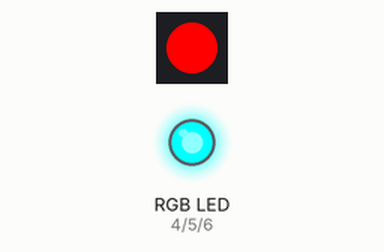
Simulated run of this sketch. Board: Arduino Uno, built with avr-gcc and run on an emulated ATmega328P. Shown: 1 RGB LEDs in strip order, left to right, an RGB LED mixed from three pins (HIGH = lit). Dim RGB values are drawn brighter than linear.

Above: at 0.1 s.
At 9.91 s:
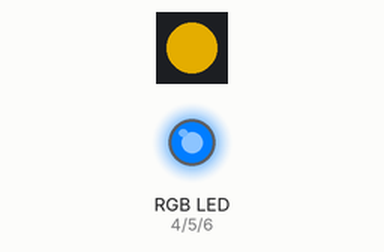
At 14.91 s:
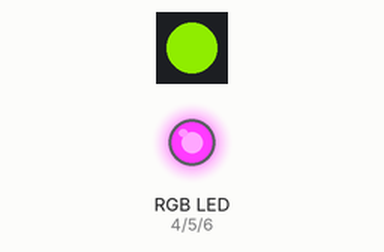
At 19.92 s:
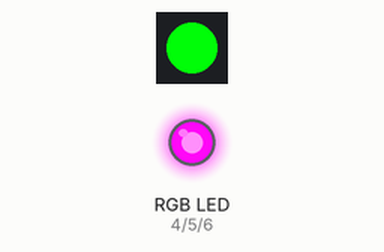
At 29.73 s:
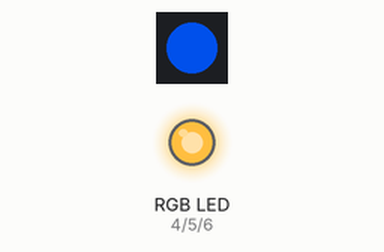
At 39.74 s:
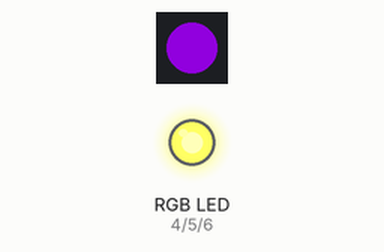
Timing chart, 0 to 40.0 s (numbered marks = the images above):
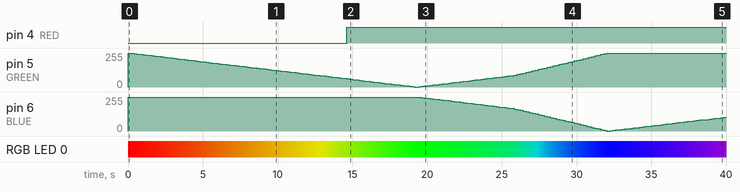

Measured:
- by itself, pin 4 (RED): LOW → HIGH at 14.6 s
- by itself, pin 6 (BLUE): 255/255 → 253/255 at 19.4 s, → 250/255 0.20 s later, → 247/255 0.20 s later, → 245/255 0.20 s later, … (103 changes in this stretch)
- by itself, pin 5 (GREEN): 255/255 → 253/255 at 0.20 s, → 250/255 0.20 s later, → 247/255 0.20 s later, → 245/255 0.20 s later, … (160 changes in this stretch)

The sketch:

Test_Light_Strip_With_Trackball.ino
```cpp
#include "FastLED.h"

#define NUM_LEDS 1

#define DATA_PIN 3
#define CLOCK_PIN 13

#define RED 4
#define GREEN 5
#define BLUE 6

CRGB leds[NUM_LEDS];

void setup() {
  FastLED.addLeds<P9813, DATA_PIN, CLOCK_PIN, RGB>(leds, NUM_LEDS);
  pinMode(RED, OUTPUT);
  pinMode(GREEN, OUTPUT);
  pinMode(BLUE, OUTPUT);
  digitalWrite(RED, HIGH);
  digitalWrite(GREEN, HIGH);
  digitalWrite(BLUE, HIGH);
}

void loop() {
  static uint8_t hue = 0;
  CHSV color = CHSV(hue++, 255, 255);
  FastLED.showColor(color);
  CRGB rgbColor = color;
  analogWrite(RED, 255- rgbColor.r);
  analogWrite(GREEN, 255 - rgbColor.g);
  analogWrite(BLUE, 255 - rgbColor.b);
  delay(200);
}
```
